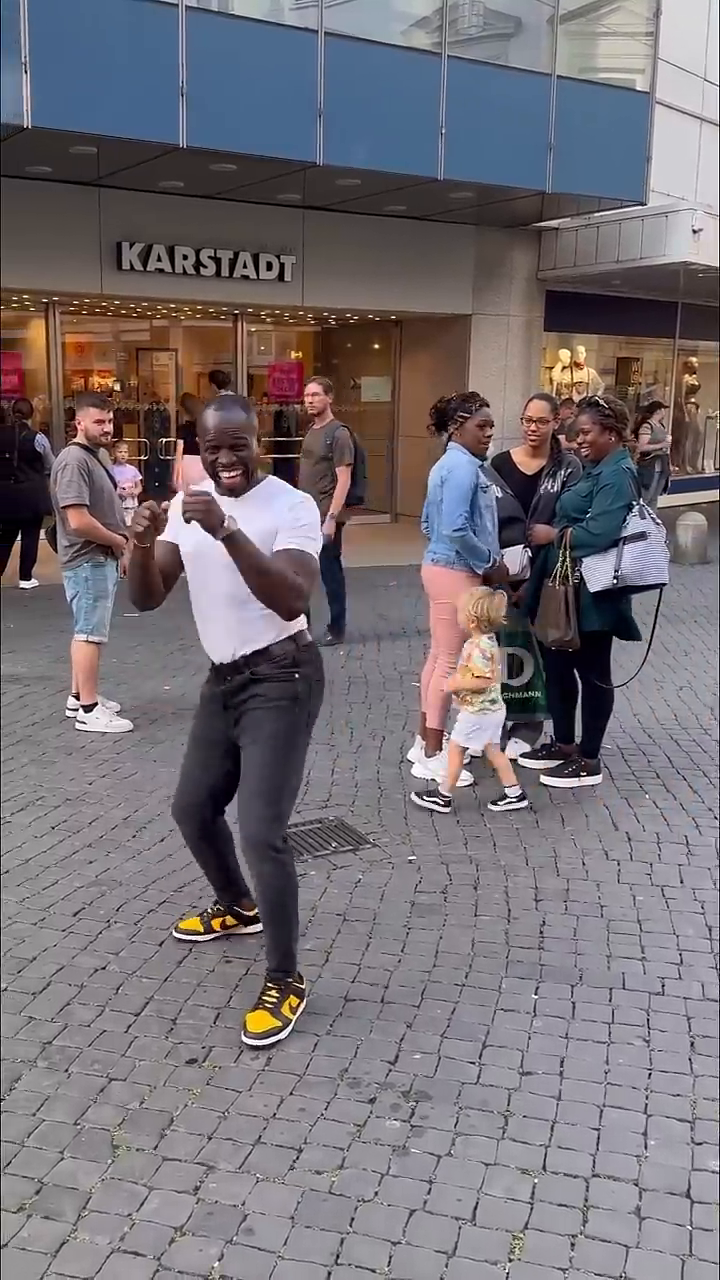
#> input picture frame 81 of video/video.mp4, 720 x 1280 px
$ python prepare_video.py
#> lines starting #> are read from the running program, lines starting #| are printed output that depends on the picture
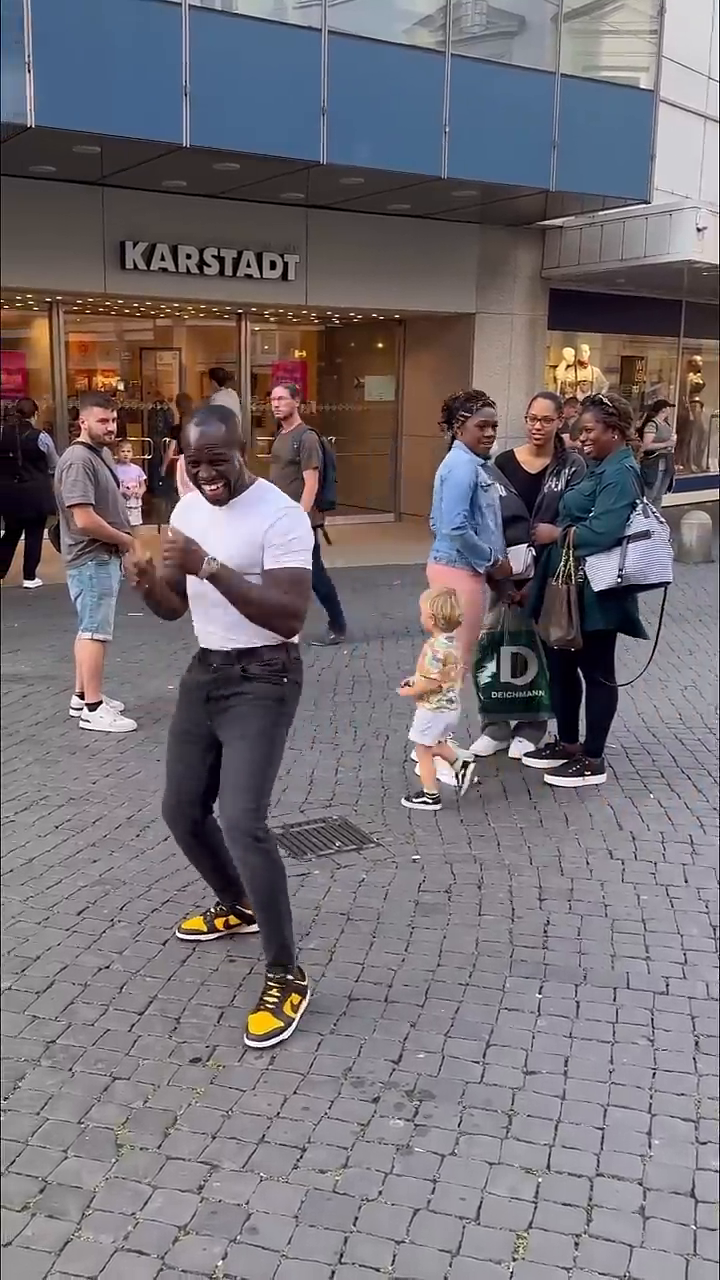
#> input picture frame 87 of video/video.mp4, 720 x 1280 px
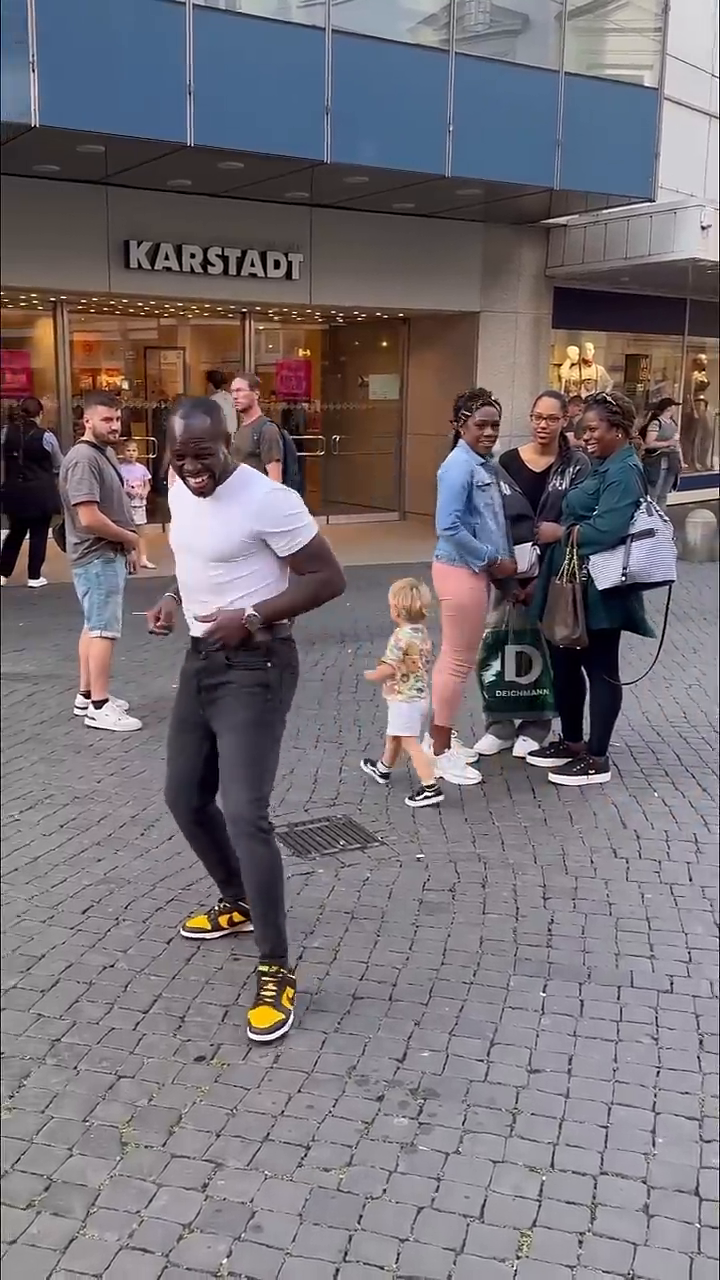
#> input picture frame 94 of video/video.mp4, 720 x 1280 px
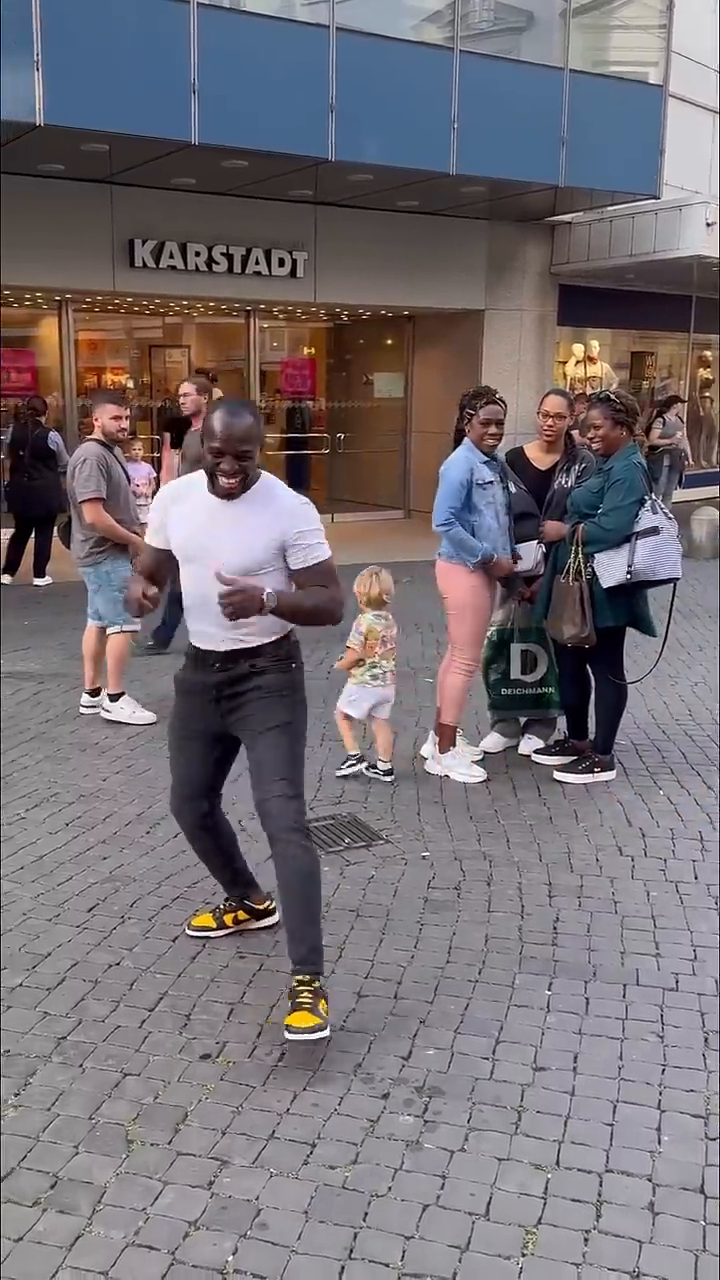
#> input picture frame 103 of video/video.mp4, 720 x 1280 px
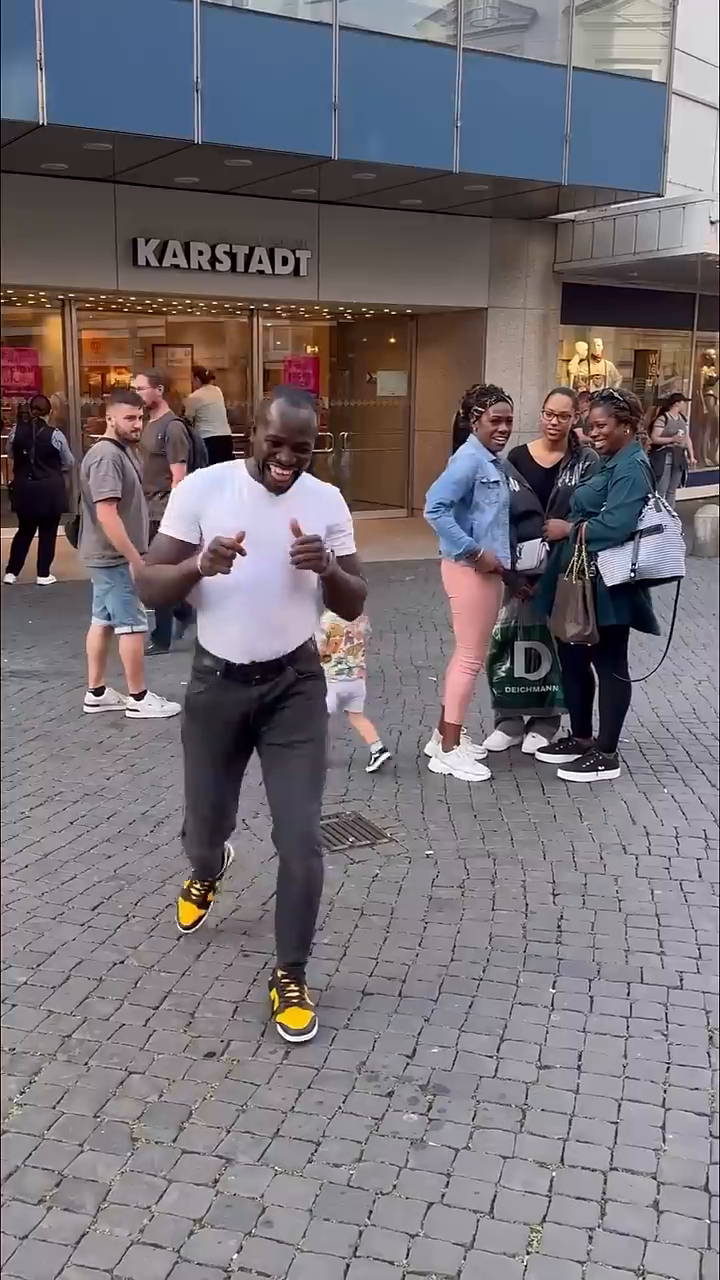
#> input picture frame 110 of video/video.mp4, 720 x 1280 px
import cv2
import pickle

def read_video_in_batches(video_path, batch_size=30):
    cap = cv2.VideoCapture(video_path)
    frames = []
    while cap.isOpened():
        ret, frame = cap.read()
        if not ret:
            break
        frames.append(frame)
        if len(frames) == batch_size:
            yield frames
            frames = []
    cap.release()

batches = list(read_video_in_batches('../video/video.mp4'))

with open('batches.pkl', 'wb') as f:
    pickle.dump(batches, f)

print(f"Video đã chia thành {len(batches)} batch.")

$ run again, starting later in the video
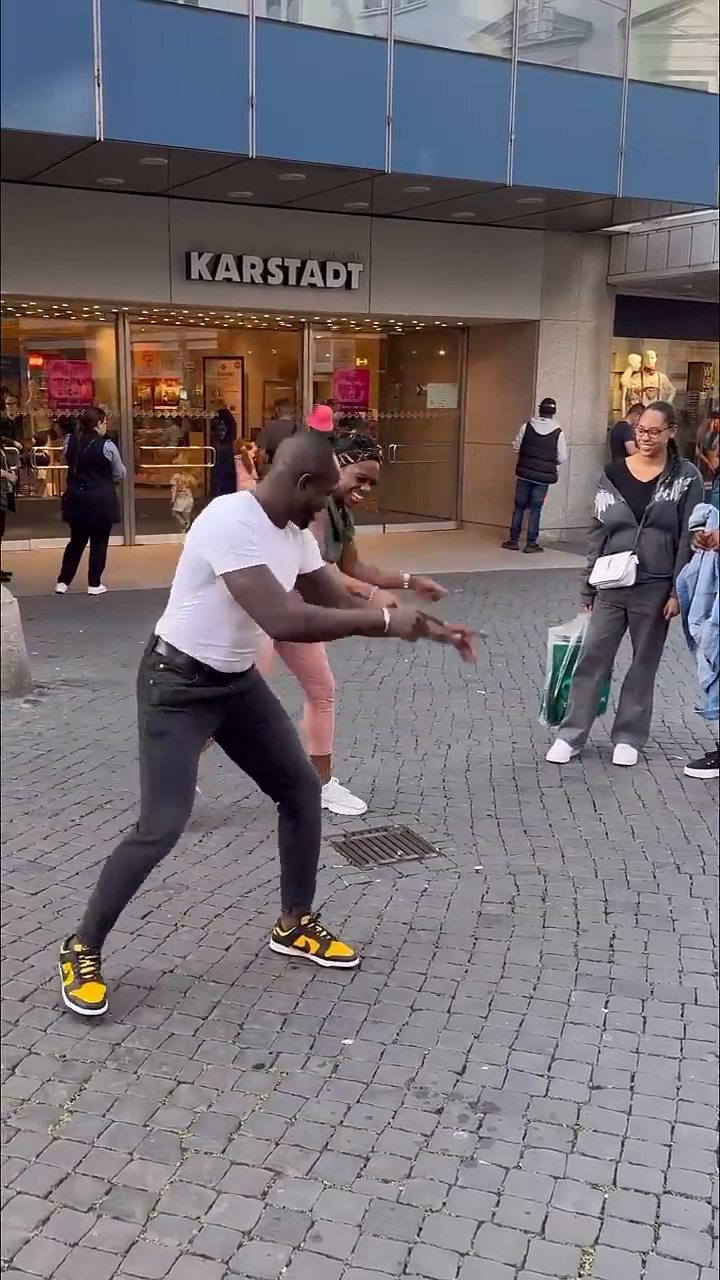
#> input picture frame 367 of video/video.mp4, 720 x 1280 px
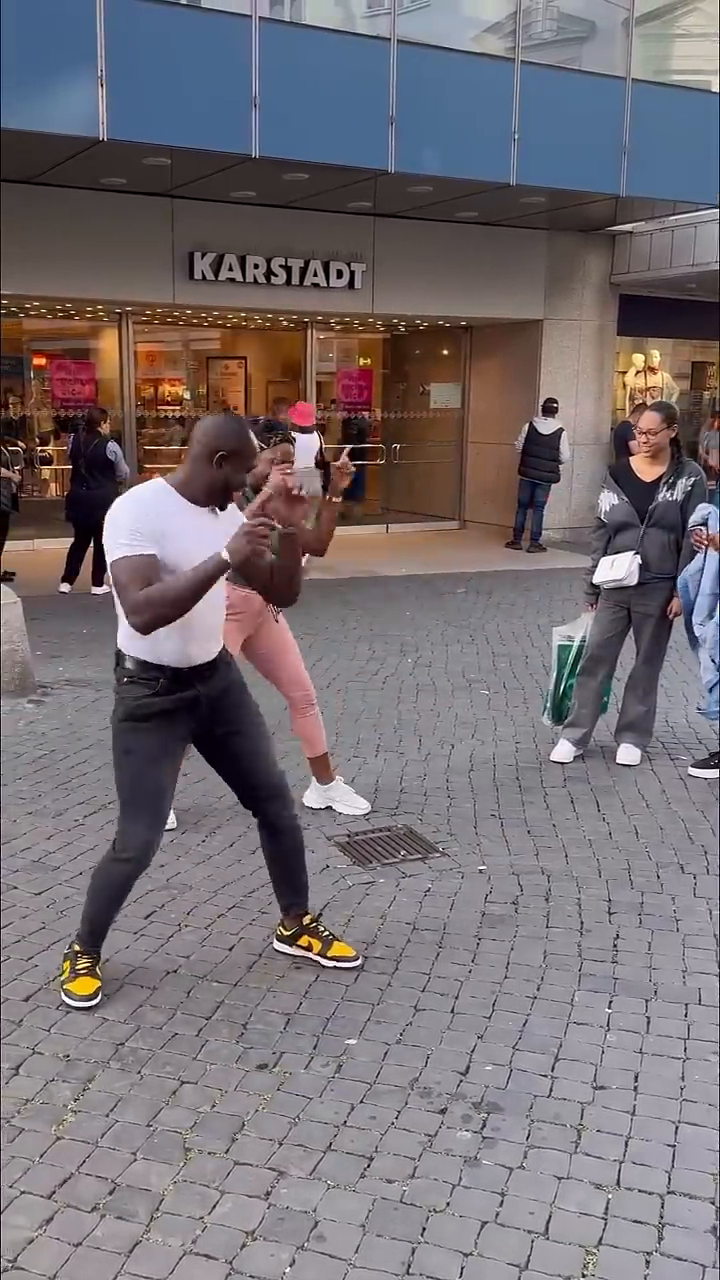
#> input picture frame 376 of video/video.mp4, 720 x 1280 px
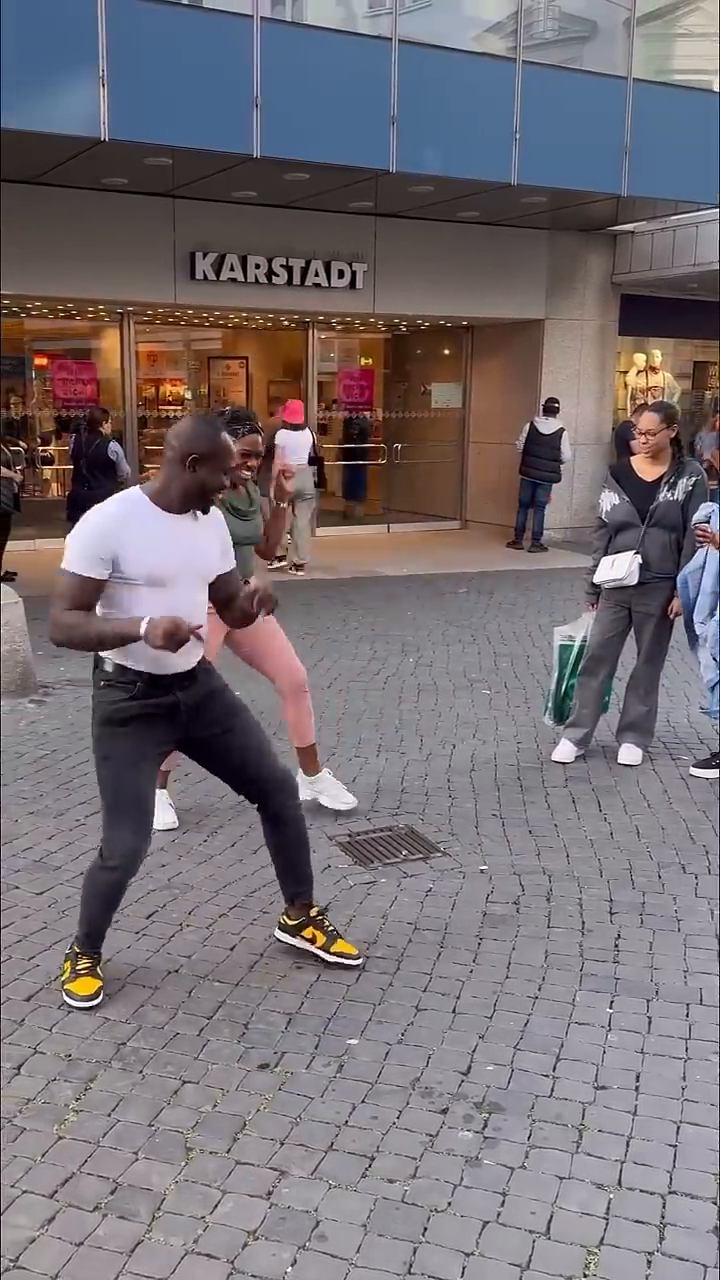
#> input picture frame 380 of video/video.mp4, 720 x 1280 px

$ run again, starting later in the video
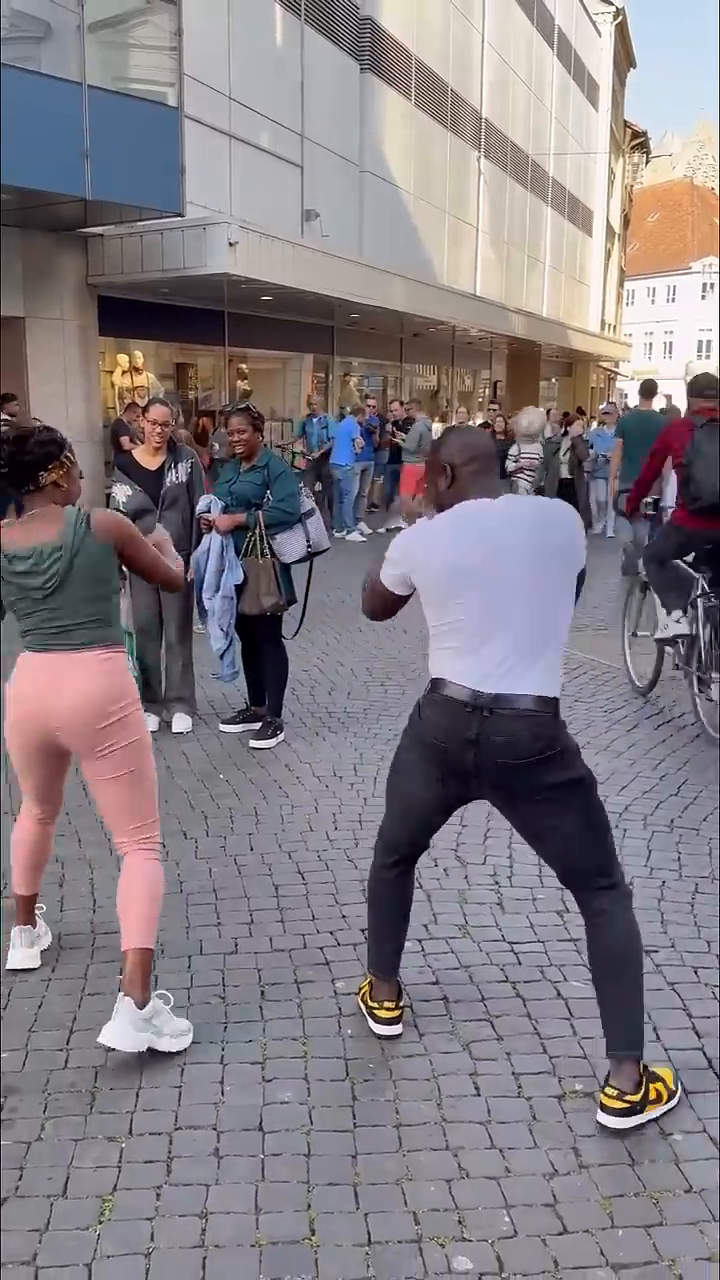
#> input picture frame 653 of video/video.mp4, 720 x 1280 px
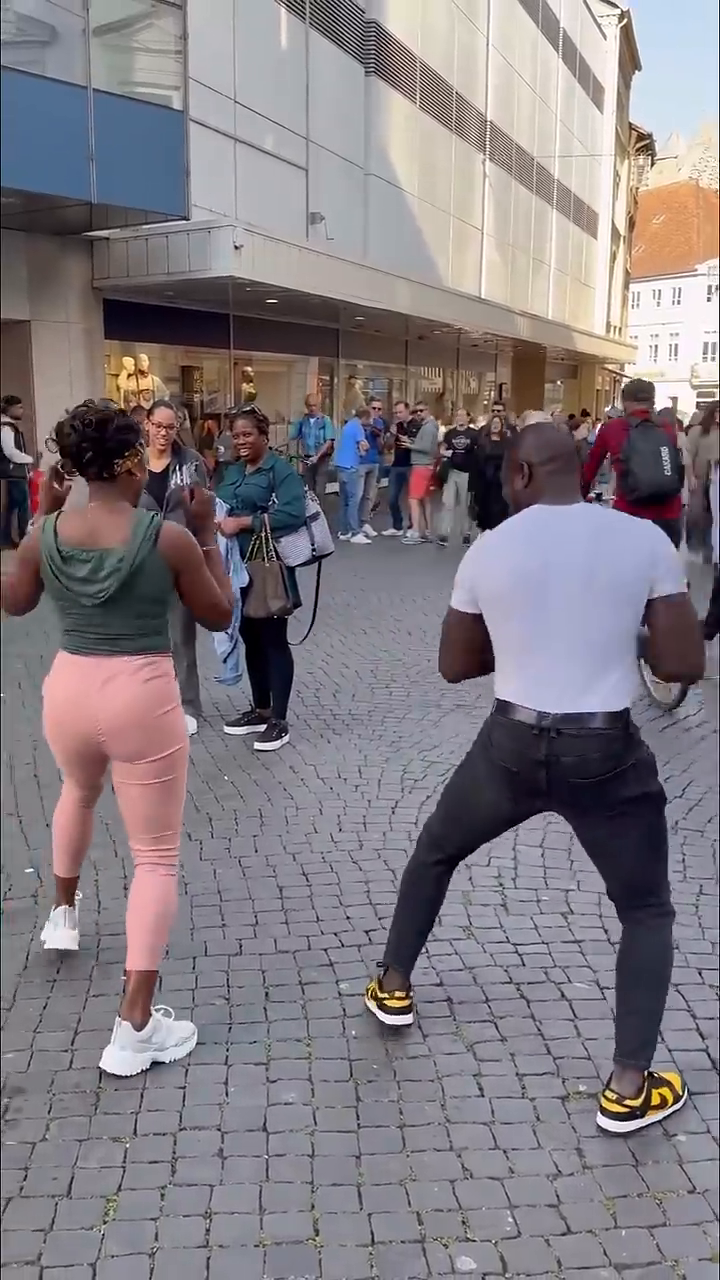
#> input picture frame 662 of video/video.mp4, 720 x 1280 px
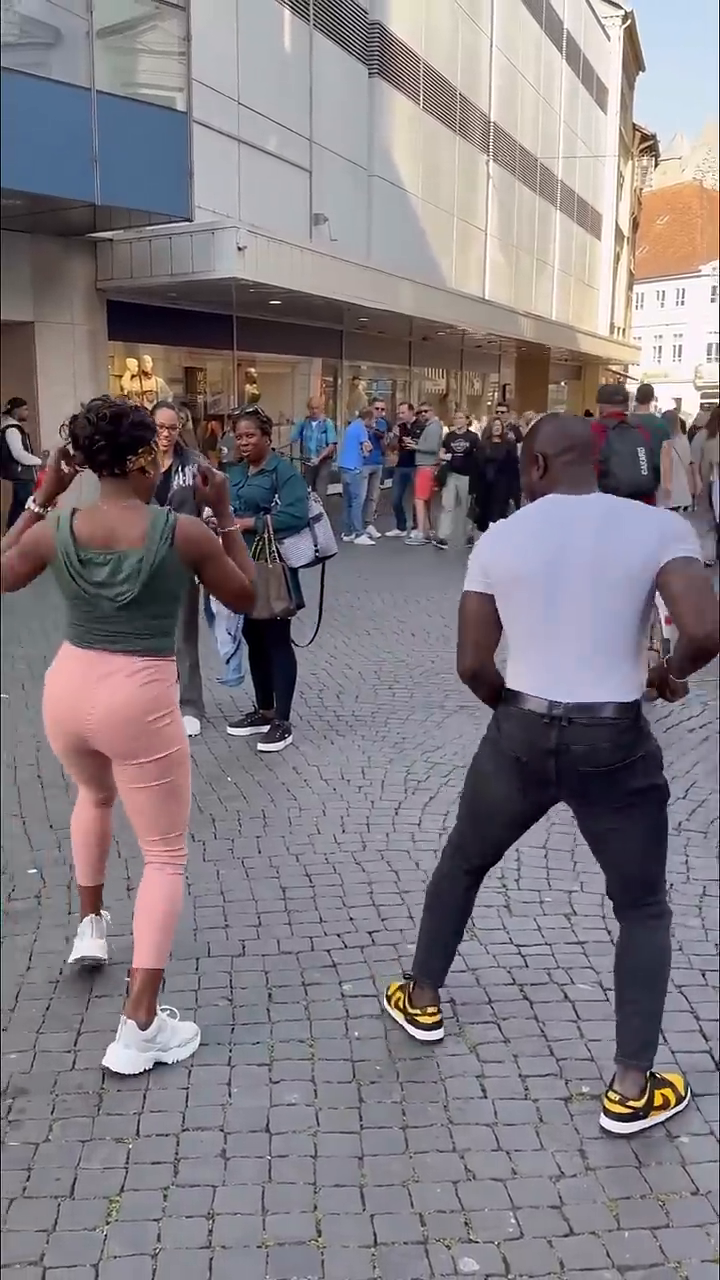
#> input picture frame 666 of video/video.mp4, 720 x 1280 px
